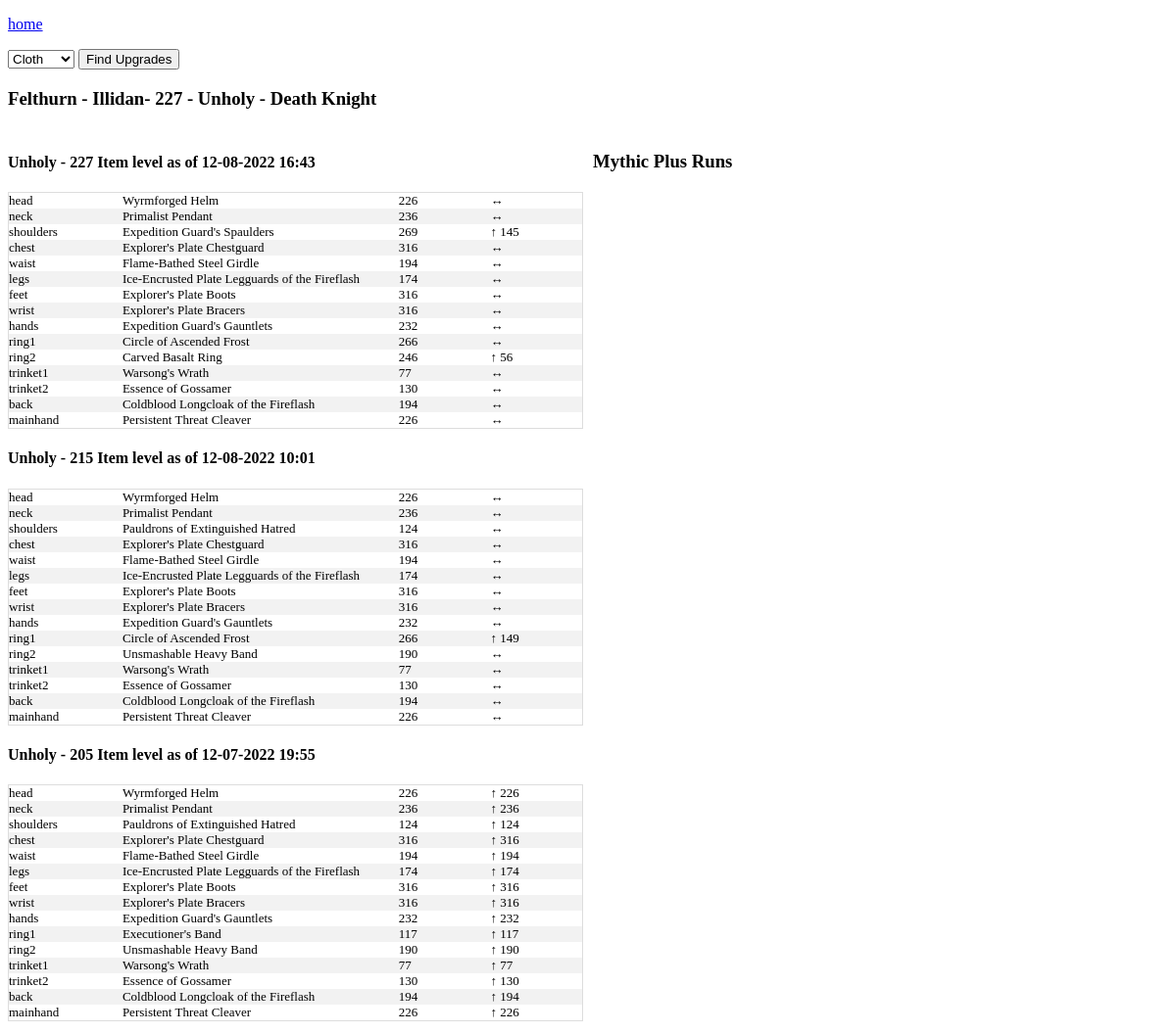
Screenshot of /us/Illidan/Felthurn with the database file from the repository.
### tables this page shows
CREATE TABLE character_gear_ext(
  name TEXT,
  realm TEXT,
  region TEXT,
  item_level TEXT,
  item_slot TEXT,
  item_name TEXT,
  derived_item_level REAL,
  last_crawled_at TEXT,
  equipped_item_level TEXT,
  class TEXT,
  unique_key,
  active_spec_name TEXT,
  active_spec_role TEXT,
  slot_item_level_change
, item_lookup);

### app.py (the view, shortened to what this page needs)
@app.route('/<region>/<realm>/<character_name>',methods=['POST','GET'])
def character_name(region,realm,character_name):
    conn = create_connection()
    cursor = conn.cursor()
    distinct_crawl_dates = cursor.execute("""select distinct active_spec_role
                                        ,active_spec_name
                                        ,last_crawled_at as last_crawled_cleansed
                                        ,last_crawled_at
                                        ,equipped_item_level
                                        from character_gear_ext
                                        where name = '{}'
                                            and realm = '{}'
                                            and region = '{}'

                                        order by last_crawled_at desc
                                            """.format(character_name,realm,region)).fetchall()
    results = cursor.execute("""select *
                            from character_gear_ext
                            where name = '{}'
                                and realm = '{}'
                                and region = '{}'
                            and item_slot not in ('tabard','shirt')
                                """.format(character_name,realm,region))
    data = results.fetchall()
    all_mythic_plus_runs = cursor.execute("""select *
                                    ,strftime('%Y-%m-%d %H:%M',completed_at) as completed_at_cleansed
                                    from all_mythic_plus_runs
                                    where name = '{}'
                                        and realm = '{}'
                                        and region = '{}'
                                    order by completed_at desc
                                        """.format(character_name,realm,region)).fetchall()
    character = cursor.execute("""select *
                            ,last_crawled_at as last_crawled_cleansed
                            from character_gear_ext
                            where name = '{}'
                                and realm = '{}'
                                and region = '{}'
                            and item_slot not in ('tabard','shirt')
                            order by last_crawled_at desc
                                """.format(character_name,realm,region)).fetchone()
    return render_template('character.html',data=data,character=character,distinct_crawl_dates=distinct_crawl_dates,all_mythic_plus_runs=all_mythic_plus_runs)

### app.py (called while the page is built)
def create_connection():
    conn = None
    try:
        file ="/home/terrysey/MythicPlus/mplus.db"
        conn = sqlite3.connect(file
        ,detect_types=sqlite3.PARSE_DECLTYPES)
        conn.row_factory=sqlite3.Row
        return conn
    except Error as e:
        print(e)
        try:
            file="/Users/terryseyler/git/mythicplus/mplus.db"
            conn = sqlite3.connect(file
            ,detect_types=sqlite3.PARSE_DECLTYPES)
            conn.row_factory=sqlite3.Row
            return conn
        except Error as e:
            print(e)
            try:
                file="C:/Users/tlsey/git/MythicPlus/mplus.db"
                conn = sqlite3.connect(file
                ,detect_types=sqlite3.PARSE_DECLTYPES)
                conn.row_factory=sqlite3.Row
                return conn
            except Error as e:
                print(e)

### templates/character.html (shortened to what this page needs)
<!doctype html>
<link rel="stylesheet" href="{{ url_for('static', filename='style.css') }}">
<html>
<p><a href="{{url_for('index')}}">home</a></p>
<div class="form">
<span>
<form method="POST">
<select name="item_subclass" id="item_subclass">
  <option value="Cloth">Cloth</option>
</select>
<input class="btn" type="submit" name="submit_button" value="Find Upgrades">
</form>
</span>
</div>
<h3>{{ character['name'] }} - {{ character['realm'] }}- {{ character['equipped_item_level'] }} - {{ character['active_spec_name'] }} - {{character['class']}}</h3>
<div class="row">
<div class ="column">
{% for date in distinct_crawl_dates %}
<h4>{{ date['active_spec_name'] }} - {{date['equipped_item_level']}} Item level as of {{date['last_crawled_cleansed'] }}</h4>
<table class="character">
{% for item in data %}
{% if item['last_crawled_at'] == date['last_crawled_at'] %}
<tr>
  <td width="5%">{{ item['item_slot'] }}</td>
  <td width="15%">{{ item['item_name'] }}</td>
  <td width="5%">{{ item['item_level'] }}</td>
{% if item['slot_item_level_change'] > 0 %}
  <td width="5%">&uarr; {{ item['slot_item_level_change']}}</td>
{% elif item['slot_item_level_change'] < 0 %}
  <td width="5%">&darr;{{ item['slot_item_level_change']}}</td>
{% else %}
  <td width="5%">&harr;</td>
{% endif %}
</tr>
{% endif %}
{% endfor %}
</table>
{% endfor %}
</div>
<div class="column">
<h3>Mythic Plus Runs</h3>
</div>
</div>

### static/style.css (style rules this page uses)
table.character { border-collapse: collapse; border-spacing: 0; width: 100%; border: 1px solid #ddd; }
th, td { text-align: left; vertical-align:top; padding: 0px; font-size: 13px; }
tr:nth-child(even) { background-color: #f2f2f2; }
.row { display: flex; margin-left:-5px; margin-right:-5px; }
.column { flex: 50%; padding: 5px; }

### rows the page displays
character_gear_ext: name "Felthurn", realm "Illidan", equipped_item_level "227", active_spec_name "Unholy", class "Death Knight", item_slot "head", item_name "Wyrmforged Helm", item_level "226"
character_gear_ext: item_slot "neck", item_name "Primalist Pendant", item_level "236"
character_gear_ext: item_slot "shoulders", item_name "Expedition Guard's Spaulders", item_level "269", slot_item_level_change "145"
character_gear_ext: item_slot "chest", item_name "Explorer's Plate Chestguard", item_level "316"
character_gear_ext: item_slot "waist", item_name "Flame-Bathed Steel Girdle", item_level "194"
character_gear_ext: item_slot "legs", item_name "Ice-Encrusted Plate Legguards of the Fireflash", item_level "174"
character_gear_ext: item_slot "feet", item_name "Explorer's Plate Boots", item_level "316"
character_gear_ext: item_slot "wrist", item_name "Explorer's Plate Bracers", item_level "316"
character_gear_ext: item_slot "hands", item_name "Expedition Guard's Gauntlets", item_level "232"
character_gear_ext: item_slot "ring1", item_name "Circle of Ascended Frost", item_level "266"
character_gear_ext: item_slot "ring2", item_name "Carved Basalt Ring", item_level "246", slot_item_level_change "56"
character_gear_ext: item_slot "trinket1", item_name "Warsong's Wrath", item_level "77"
character_gear_ext: item_slot "trinket2", item_name "Essence of Gossamer", item_level "130"
character_gear_ext: item_slot "back", item_name "Coldblood Longcloak of the Fireflash", item_level "194"
character_gear_ext: item_slot "mainhand", item_name "Persistent Threat Cleaver", item_level "226"
character_gear_ext: item_slot "head", item_name "Wyrmforged Helm", item_level "226"
character_gear_ext: item_slot "neck", item_name "Primalist Pendant", item_level "236"
character_gear_ext: item_slot "shoulders", item_name "Pauldrons of Extinguished Hatred", item_level "124"
character_gear_ext: item_slot "chest", item_name "Explorer's Plate Chestguard", item_level "316"
character_gear_ext: item_slot "waist", item_name "Flame-Bathed Steel Girdle", item_level "194"
character_gear_ext: item_slot "legs", item_name "Ice-Encrusted Plate Legguards of the Fireflash", item_level "174"
character_gear_ext: item_slot "feet", item_name "Explorer's Plate Boots", item_level "316"
character_gear_ext: item_slot "wrist", item_name "Explorer's Plate Bracers", item_level "316"
character_gear_ext: item_slot "hands", item_name "Expedition Guard's Gauntlets", item_level "232"
character_gear_ext: item_slot "ring1", item_name "Circle of Ascended Frost", item_level "266", slot_item_level_change "149"
character_gear_ext: item_slot "ring2", item_name "Unsmashable Heavy Band", item_level "190"
character_gear_ext: item_slot "trinket1", item_name "Warsong's Wrath", item_level "77"
character_gear_ext: item_slot "trinket2", item_name "Essence of Gossamer", item_level "130"
character_gear_ext: item_slot "back", item_name "Coldblood Longcloak of the Fireflash", item_level "194"
character_gear_ext: item_slot "mainhand", item_name "Persistent Threat Cleaver", item_level "226"
character_gear_ext: item_slot "head", item_name "Wyrmforged Helm", item_level "226", slot_item_level_change "226"
character_gear_ext: item_slot "neck", item_name "Primalist Pendant", item_level "236", slot_item_level_change "236"
character_gear_ext: item_slot "shoulders", item_name "Pauldrons of Extinguished Hatred", item_level "124", slot_item_level_change "124"
character_gear_ext: item_slot "chest", item_name "Explorer's Plate Chestguard", item_level "316", slot_item_level_change "316"
character_gear_ext: item_slot "waist", item_name "Flame-Bathed Steel Girdle", item_level "194", slot_item_level_change "194"
character_gear_ext: item_slot "legs", item_name "Ice-Encrusted Plate Legguards of the Fireflash", item_level "174", slot_item_level_change "174"
character_gear_ext: item_slot "feet", item_name "Explorer's Plate Boots", item_level "316", slot_item_level_change "316"
character_gear_ext: item_slot "wrist", item_name "Explorer's Plate Bracers", item_level "316", slot_item_level_change "316"
character_gear_ext: item_slot "hands", item_name "Expedition Guard's Gauntlets", item_level "232", slot_item_level_change "232"
character_gear_ext: item_slot "ring1", item_name "Executioner's Band", item_level "117", slot_item_level_change "117"
character_gear_ext: item_slot "ring2", item_name "Unsmashable Heavy Band", item_level "190", slot_item_level_change "190"
character_gear_ext: item_slot "trinket1", item_name "Warsong's Wrath", item_level "77", slot_item_level_change "77"
character_gear_ext: item_slot "trinket2", item_name "Essence of Gossamer", item_level "130", slot_item_level_change "130"
character_gear_ext: item_slot "back", item_name "Coldblood Longcloak of the Fireflash", item_level "194", slot_item_level_change "194"
character_gear_ext: item_slot "mainhand", item_name "Persistent Threat Cleaver", item_level "226", slot_item_level_change "226"

### other values shown
{{ date['active_spec_name'] }} "Unholy" "Unholy" "Unholy"
{{ date['equipped_item_level'] }} "227" "215" "205"
{{ date['last_crawled_cleansed'] }} "12-08-2022 16:43" "12-08-2022 10:01" "12-07-2022 19:55"
